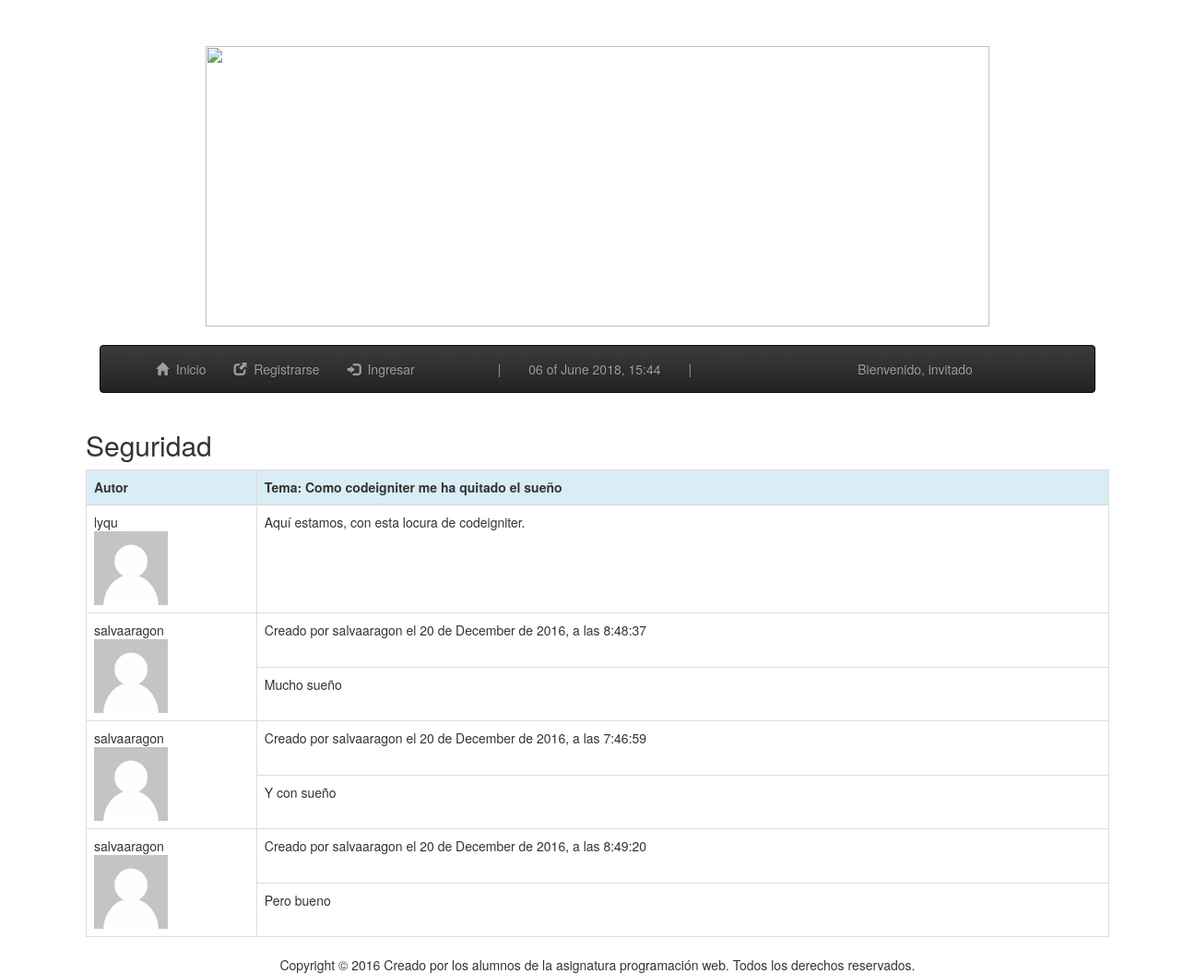
Page /index.php/foro/postNoLogueado/8 on the committed database.
### tables this page shows
CREATE TABLE `subforo` (
  `Id` int(11) NOT NULL,
  `Id_Seccion` int(11) NOT NULL,
  `Nombre` varchar(32) NOT NULL,
  `Descripcion` varchar(512) NOT NULL
);

CREATE TABLE `post` (
  `Id` int(11) NOT NULL,
  `Id_Subforo` int(11) NOT NULL,
  `Id_Usuario` int(11) NOT NULL,
  `Nombre` varchar(128) NOT NULL,
  `Palabras` varchar(64) NOT NULL,
  `Descripcion` varchar(8192) NOT NULL,
  `fechaCreacion` date DEFAULT NULL
);

CREATE TABLE `usuario` (
  `Id` int(11) NOT NULL,
  `Nick` varchar(16) NOT NULL,
  `Password` varchar(32) NOT NULL,
  `Nombre` varchar(32) DEFAULT NULL,
  `Apellidos` varchar(128) DEFAULT NULL,
  `Correo` varchar(32) NOT NULL,
  `NumeroReportes` int(11) NOT NULL,
  `EstaBaneado` tinyint(1) NOT NULL,
  `EsAdmin` tinyint(1) NOT NULL,
  `imagen` varchar(32) NOT NULL
);

CREATE TABLE `comentario` (
  `Id` int(11) NOT NULL,
  `Id_Post` int(11) NOT NULL,
  `Id_Usuario` int(11) NOT NULL,
  `Titulo` varchar(128) NOT NULL,
  `Descripcion` varchar(512) NOT NULL,
  `Likes` int(11) NOT NULL,
  `Dislikes` int(11) NOT NULL
);

### application/controllers/foro.php (called while the page is built, shortened)
<?php
	class Foro extends CI_Controller
	{
		function postNoLogueado($id = 0)
		{
			$this->load->model("foro_model", "foro");
			if((int)$id <= 0)
			{
				echo "Error, no existe un post con esta id.";
			}
			else
			{
				$this->load->helper('date');
				$this->load->helper('url');
				$this->load->model("foro_model", "foro");
				$vars['usuarios'] = $this->foro->obtenerDatos("usuario");
				$vars['post'] = $this->foro->obtenerDato("post", $id);
				$vars['query'] = $this->foro->obtenerComentarios($id);
				$this->load->view("foro/postnologueado", $vars);
			}
		}
	}
?>

### index.php (called while the page is built, shortened)
<?php
require_once BASEPATH.'core/CodeIgniter.php';

### application/models/foro_model.php (called while the page is built, shortened)
<?php
	class Foro_model extends CI_Model
	{
		function getNombreSubforo($Id = 0)
		{
			$this->db->where("Id", $Id);
			$this->db->select("Nombre");
			$q = $this->db->get("Subforo");
			return $q->result();
		}
		function getNickUsuario($Id_Usuario)
		{
			$this->db->where("Id", $Id_Usuario);
			$q = $this->db->get("Usuario");
			return $q->result();
		}
		function getImagenUsuario($Id_Usuario)
		{
			$this->db->select('Imagen');
			$this->db->where("Id", $Id_Usuario);
			$q = $this->db->get("Usuario");
			return $q->result();
		}
		public function obtenerDato($tabla, $id)
		{
			$this->db->where('Id', $id);
			$query = $this->db->get($tabla);
			if($query->num_rows() > 0) {
				return $query;
			}
			else { return 0; }
		}
		public function obtenerComentarios($id_post) {
			$this->db->where('Id_Post', $id_post);
			$query = $this->db->get('Comentario');
			if($query->num_rows() > 0) {
				return $query;
			}
			else { return 0; }
		}
	}
?>

### application/views/foro/postnologueado.php (the view, shortened to what this page needs)
<!DOCTYPE HTML>
<html>
<head>
	<link rel="stylesheet" type="text/css" href="<?php echo base_url(); ?>estilos/estilo.css" />
<link rel="stylesheet" href="https://maxcdn.bootstrapcdn.com/bootstrap/3.3.7/css/bootstrap.min.css">
<link rel="stylesheet" href="https://maxcdn.bootstrapcdn.com/bootstrap/3.3.7/css/bootstrap-theme.min.css">
</head>
<body>
    <div class="container" >
		<center><img src="<?=base_url()?>imagenes/logoforo" WIDTH = 850 height =304>
	</div>
		<br>
    <nav class="navbar navbar-inverse col-md-10 col-md-offset-1">
      <div class="container">
        <div id="navbar" class="collapse navbar-collapse">
          <ul class="nav navbar-nav">
					<li><a href="<?=base_url()?>">
            	<span class="glyphicon glyphicon-home"></span>&nbsp;
            	Inicio</a></li>
            <li><a href="<?=base_url()?>index.php/foro/registro">
            	<span class="glyphicon glyphicon-new-window"></span>&nbsp;
            	Registrarse</a></li>
            <li><a href="<?=base_url()?>index.php/foro/inicio_sesion">
            	<span class="glyphicon glyphicon-log-in"></span>&nbsp;
            	Ingresar</a></li>
            <li><a></a></li>
        	<li><a></a></li></li><li><a>|</a></li>
            		<li><a><?php date_default_timezone_set("Europe/Madrid");
        					$datestring = '%d of %F %Y, %H:%i';
        					$time = time();
					 		echo mdate($datestring, $time);
					 	?>
					</a></li>
			<li><a>|</a></li>
			<li><a></a></li>
			<li><a></a></li>
			<li><a></a></li>
			<li><a></a></li>
			<li><a></a></li>
			<li><a>Bienvenido, invitado</a></li>
          </ul>
        </div>
      </div>
    </nav>
    <div class="container">
        <p>
<?php
	echo '<div class="col-md-12">';
	echo '<table class="table table-bordered"><thead>';
	$nombre = $this->foro->getNombreSubforo((int)$this->uri->segment(3));
			foreach($nombre as $row)
		echo '<h2>'.$row->Nombre.'</h2>';
	echo '<tr class="info">';
	echo '<th class="col-sm-1">Autor</th>';
	foreach($post->result() as $row)
	echo '<th class="col-sm-11">Tema: '.$row->Nombre.'</th>';
	echo '</tr>';
	echo '</thead>';
	echo '<tbody>';
	echo '<ul>';
	$nick = $this->foro->getNickUsuario($row->Id_Usuario);
	$imagen = $this->foro->getImagenUsuario($row->Id_Usuario);
	foreach($nick as $row1)
		foreach($imagen as $row2)
	echo '<tr><td class="col-sm-2">'.$row1->Nick.'<br><img src="'.base_url().'imagenes/'.$row2->Imagen.'"
		width="80" height="80"></td>';
	echo '<td class="col-sm-2">'.$row->Descripcion.'</td>';
	if($query) {
		if($query->num_rows() > 0)
		{
			foreach($query->result() as $row)
			{
				$usuario = $this->foro->getNickUsuario($row->Id_Usuario);
				foreach($usuario as $row2)
					echo '<tr><td rowspan="2" class="col-sm-2">'.$row2->Nick.'<br><img src="'.base_url().'imagenes/'.$row2->imagen.'"width="80" height="80"></td>';
				echo '<td class="col-sm-1">'.$row->Titulo.'</td></tr>';
				echo '<tr><td class="col-sm-3">'.$row->Descripcion.'</td></tr>';
			}
			echo '</ul>';
		}
	}
	echo '</tbody></table></div>';
	?>
	</p>
    </div>
    <center>Copyright © 2016 Creado por los alumnos de la asignatura programación web. Todos los derechos
    reservados.
    <br>
</body>
</html>

### estilos/estilo.css (style rules this page uses)
body { padding-top: 50px; }

### rows in the picture
subforo: Nombre "Seguridad"
post: Nombre "Como codeigniter me ha quitado el sueño", Descripcion "Aquí estamos, con esta locura de codeigniter."
usuario: Nick "lyqu", imagen (placeholder picture)
comentario: Titulo "Creado por salvaaragon el 20 de December de 2016, a las 8:48:37", Descripcion "Mucho sueño"
usuario: Nick "salvaaragon", imagen (placeholder picture)
comentario: Titulo "Creado por salvaaragon el 20 de December de 2016, a las 7:46:59", Descripcion "Y con sueño"
comentario: Titulo "Creado por salvaaragon el 20 de December de 2016, a las 8:49:20", Descripcion "Pero bueno"
